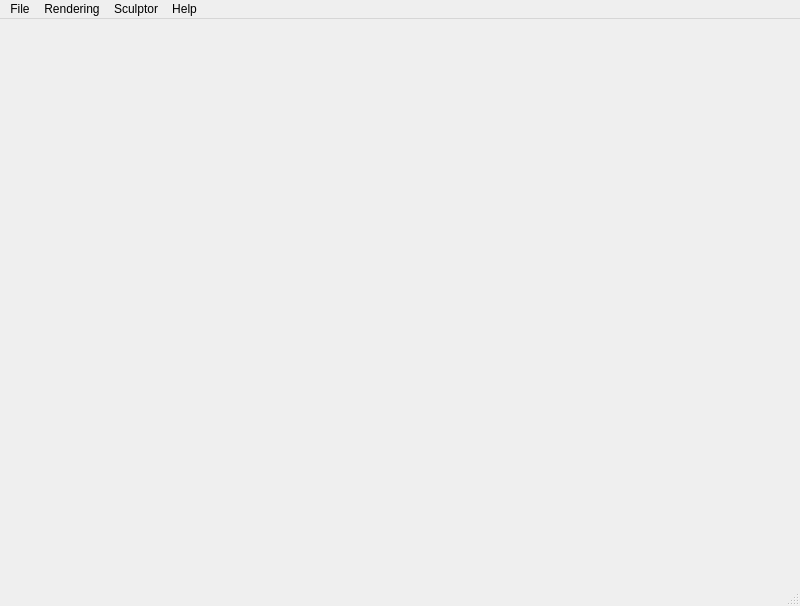
<?xml version="1.0" encoding="UTF-8"?>
<ui version="4.0">
 <class>MainWindow</class>
 <widget class="QMainWindow" name="MainWindow">
  <property name="geometry">
   <rect>
    <x>0</x>
    <y>0</y>
    <width>800</width>
    <height>606</height>
   </rect>
  </property>
  <property name="windowTitle">
   <string>Freestyle editor</string>
  </property>
  <widget class="QWidget" name="centralwidget"/>
  <widget class="QMenuBar" name="menubar">
   <property name="geometry">
    <rect>
     <x>0</x>
     <y>0</y>
     <width>800</width>
     <height>20</height>
    </rect>
   </property>
   <widget class="QMenu" name="menuFile">
    <property name="title">
     <string>File</string>
    </property>
    <addaction name="actionNewSculpt"/>
    <addaction name="actionOpen"/>
    <addaction name="separator"/>
    <addaction name="actionSave"/>
    <addaction name="actionSaveAs"/>
    <addaction name="separator"/>
    <addaction name="actionExit"/>
   </widget>
   <widget class="QMenu" name="menuRendering">
    <property name="title">
     <string>Rendering</string>
    </property>
    <addaction name="actionResetCamera"/>
    <addaction name="actionFillWireframe"/>
   </widget>
   <widget class="QMenu" name="menuHelp">
    <property name="title">
     <string>Help</string>
    </property>
    <addaction name="actionManual"/>
    <addaction name="actionAbout"/>
   </widget>
   <widget class="QMenu" name="menuWindows">
    <property name="title">
     <string>Sculptor</string>
    </property>
    <addaction name="actionShowHideTools"/>
    <addaction name="actionParameters"/>
    <addaction name="actionSubdivide"/>
   </widget>
   <addaction name="menuFile"/>
   <addaction name="menuRendering"/>
   <addaction name="menuWindows"/>
   <addaction name="menuHelp"/>
  </widget>
  <widget class="QStatusBar" name="statusbar"/>
  <action name="actionOpen">
   <property name="text">
    <string>Open...</string>
   </property>
   <property name="shortcut">
    <string>Ctrl+O</string>
   </property>
  </action>
  <action name="actionSave">
   <property name="text">
    <string>Save</string>
   </property>
   <property name="shortcut">
    <string>Ctrl+S</string>
   </property>
  </action>
  <action name="actionSaveAs">
   <property name="text">
    <string>Save As...</string>
   </property>
   <property name="shortcut">
    <string>Ctrl+Shift+S</string>
   </property>
  </action>
  <action name="actionNewSculpt">
   <property name="text">
    <string>New</string>
   </property>
   <property name="shortcut">
    <string>Ctrl+N</string>
   </property>
  </action>
  <action name="actionResetCamera">
   <property name="text">
    <string>Reset Camera</string>
   </property>
   <property name="shortcut">
    <string>Ctrl+C</string>
   </property>
  </action>
  <action name="actionFillWireframe">
   <property name="checkable">
    <bool>true</bool>
   </property>
   <property name="text">
    <string>Fill/Wireframe</string>
   </property>
   <property name="shortcut">
    <string>Ctrl+F</string>
   </property>
  </action>
  <action name="actionManual">
   <property name="text">
    <string>Manual</string>
   </property>
   <property name="shortcut">
    <string>F1</string>
   </property>
  </action>
  <action name="actionAbout">
   <property name="text">
    <string>About</string>
   </property>
  </action>
  <action name="actionExit">
   <property name="text">
    <string>Exit</string>
   </property>
   <property name="shortcut">
    <string>Ctrl+Q</string>
   </property>
  </action>
  <action name="actionShowHideTools">
   <property name="checkable">
    <bool>true</bool>
   </property>
   <property name="text">
    <string>Show/Hide Tools</string>
   </property>
   <property name="shortcut">
    <string>Ctrl+T</string>
   </property>
  </action>
  <action name="actionParameters">
   <property name="text">
    <string>Parameters</string>
   </property>
   <property name="shortcut">
    <string>Ctrl+P</string>
   </property>
  </action>
  <action name="actionSubdivide">
   <property name="text">
    <string>Subdivide</string>
   </property>
  </action>
 </widget>
 <resources/>
 <connections/>
</ui>
